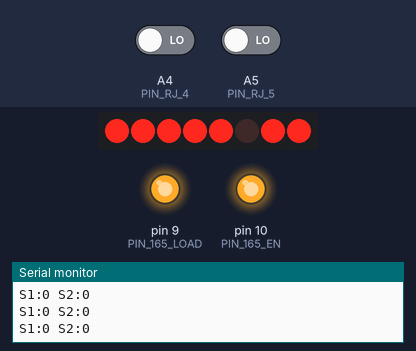
The sketch below on a simulated Arduino Uno, built with avr-gcc and run on an emulated ATmega328P. Shown: 8 shift-register outputs drawn as a row of LEDs (first output left, lit = HIGH), output pins drawn as LEDs (lit = HIGH), the last lines printed to the serial monitor. Wiring (inferred from the names in the program): shift register (74HC595): latch pin 8. Wiring (inferred from the signals the program sends): row of LEDs: on Q0, Q1, Q2, Q3, Q4, Q5, Q6, Q7. Inputs (shaded band) come from the test bench; at power-on: A4 (PIN_RJ_4) LOW, A5 (PIN_RJ_5) LOW. Pins used as bus, display or sensor lines are not drawn.

Above: at 1.2 s.
1.3 s: A4 (PIN_RJ_4) driven HIGH
At 1.9 s:
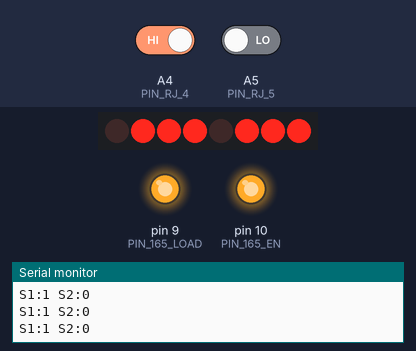
2.8 s: A5 (PIN_RJ_5) driven HIGH
At 3.3 s:
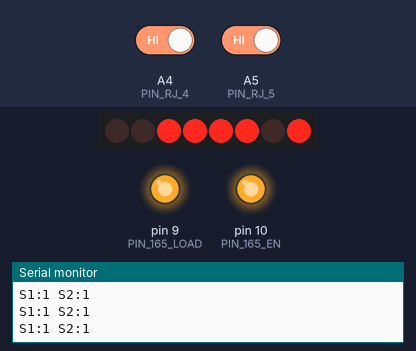
4.3 s: A4 (PIN_RJ_4) driven LOW
At 4.7 s:
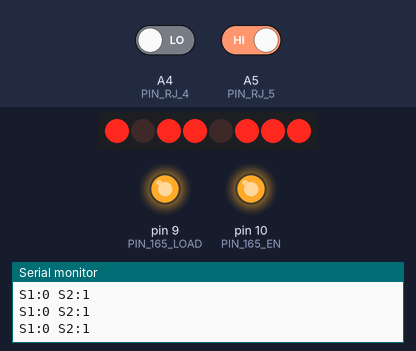
5.8 s: A5 (PIN_RJ_5) driven LOW
At 6.2 s:
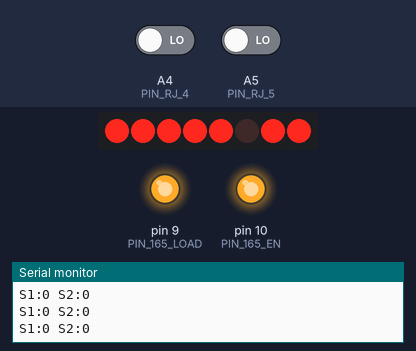
Timing chart, 0 to 8.3 s (numbered marks = the images above; inputs shaded):
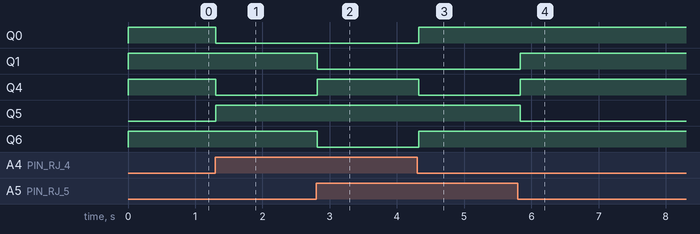

Measured:
- after the input at 1.3 s, Q0, Q4: HIGH → LOW at once; Q5: LOW → HIGH at once
- after the input at 2.8 s, Q1, Q6: HIGH → LOW at once; Q4: LOW → HIGH at once
- after the input at 4.3 s, Q0, Q6: LOW → HIGH at once; Q4: HIGH → LOW at once
- after the input at 5.8 s, Q1, Q4: LOW → HIGH at once; Q5: HIGH → LOW at once

The sketch:

Ardu8_Kirus_RJ12.ino
```cpp
/*
  Ardu8 — датчик Kirus через разъём RJ12 (XS9) одним кабелем.

  У всех датчиков Kirus есть разъём RJ12 X1 (6P6C):
    1 — не подключён, 2 — не подключён, 3 — 5V,
    4 — сигнал 1, 5 — сигнал 2, 6 — GND.
  На Ardu8 разъём RJ12 XS9 «I2C» разведён так:
    1 VCC, 2 DXL, 3 5V, 4 SDA (A4), 5 SCL (A5), 6 GND.
  Значит, через XS9 сигналы датчика приходят на A4 и A5:

    Датчик            контакт 4 → A4      контакт 5 → A5
    Kirus-uSW         —                   SIG (нажат = LOW)
    Kirus-Ultrasonic  TRIG                ECHO
    Kirus-Line        S1                  S2

  ВАЖНО:
    - Подключать ТОЛЬКО в XS9 (I2C). Во втором RJ12 (XS10) контакты 4/5 —
      это линии CAN, датчик там работать не будет.
    - A4/A5 — это шина I2C, на ней же IMU ICM-20948 и подтяжки 2,7 кОм к 5 В.
      Пока датчик в XS9, не используйте Wire/IMU и разъём XP5.
    - В XS9 можно подключить только один датчик.
    - Для нескольких датчиков сразу используйте 3-пиновые кабели
      (примеры Ardu8_Kirus_uSW / _Ultrasonic / _Line / _All).

  Выберите датчик строкой ниже и загрузите скетч.

  Перед запуском:
    - DIP5 = ON, DIP1 и DIP4 = OFF
    - Плата "Arduino Uno", верхний USB-C, монитор порта 115200

  Индикация: LED1/LED2 — сигналы на A4/A5 (для дальномера LED1..LED4 —
  шкала близости), RGB — как в отдельных примерах.
*/

#define SENSOR_USW        1
#define SENSOR_ULTRASONIC 2
#define SENSOR_LINE       3

#define SENSOR SENSOR_LINE      // <-- выберите подключённый датчик

#include <SPI.h>

const uint8_t PIN_RJ_4 = A4;    // контакт 4 RJ12
const uint8_t PIN_RJ_5 = A5;    // контакт 5 RJ12

// ---------- Светодиоды Ardu8 ----------
const uint8_t PIN_595_LATCH = 8;
const uint8_t PIN_165_LOAD  = 9;
const uint8_t PIN_165_EN    = 10;
const SPISettings spiCfg(1000000, MSBFIRST, SPI_MODE0);

const uint8_t LED1 = 0, LED2 = 1, LED3 = 2, LED4 = 3;
const uint8_t RGB_BLUE = 4, RGB_GREEN = 5, RGB_RED = 6;

uint8_t ledState = 0;

void ledsUpdate() {
  digitalWrite(PIN_165_EN, HIGH);
  SPI.beginTransaction(spiCfg);
  SPI.transfer((uint8_t)~ledState);
  SPI.endTransaction();
  digitalWrite(PIN_595_LATCH, HIGH);
  digitalWrite(PIN_595_LATCH, LOW);
}

void led(uint8_t bit, bool on) {
  if (on) ledState |= (1 << bit);
  else    ledState &= ~(1 << bit);
}

void rgb(bool r, bool g, bool b) {
  led(RGB_RED, r); led(RGB_GREEN, g); led(RGB_BLUE, b);
}

void boardInit() {
  pinMode(PIN_595_LATCH, OUTPUT);
  pinMode(PIN_165_LOAD, OUTPUT);
  pinMode(PIN_165_EN, OUTPUT);
  digitalWrite(PIN_595_LATCH, LOW);
  digitalWrite(PIN_165_LOAD, HIGH);
  digitalWrite(PIN_165_EN, HIGH);
  SPI.begin();
  ledsUpdate();
}

void setup() {
  boardInit();
  Serial.begin(115200);

#if SENSOR == SENSOR_USW
  pinMode(PIN_RJ_5, INPUT);
  Serial.println(F("RJ12: Kirus-uSW (A5)"));
#elif SENSOR == SENSOR_ULTRASONIC
  pinMode(PIN_RJ_4, OUTPUT);           // TRIG
  digitalWrite(PIN_RJ_4, LOW);
  pinMode(PIN_RJ_5, INPUT);            // ECHO
  Serial.println(F("RJ12: Kirus-Ultrasonic (TRIG A4, ECHO A5)"));
#elif SENSOR == SENSOR_LINE
  pinMode(PIN_RJ_4, INPUT);
  pinMode(PIN_RJ_5, INPUT);
  Serial.println(F("RJ12: Kirus-Line (S1 A4, S2 A5), 1 = чёрное"));
#else
  #error "Выберите SENSOR"
#endif
}

void loop() {
#if SENSOR == SENSOR_USW
  bool pressed = (digitalRead(PIN_RJ_5) == LOW);
  Serial.print(F("Pressed:")); Serial.println(pressed);
  led(LED1, pressed);
  rgb(pressed, !pressed, false);
  ledsUpdate();
  delay(50);

#elif SENSOR == SENSOR_ULTRASONIC
  digitalWrite(PIN_RJ_4, HIGH);
  delayMicroseconds(10);
  digitalWrite(PIN_RJ_4, LOW);
  uint16_t cm = pulseIn(PIN_RJ_5, HIGH, 25000UL) / 58;
  Serial.print(F("Distance_cm:")); Serial.println(cm);
  bool echo = cm > 0;
  led(LED1, echo && cm < 100);
  led(LED2, echo && cm < 50);
  led(LED3, echo && cm < 25);
  led(LED4, echo && cm < 10);
  if (!echo)        rgb(false, false, false);
  else if (cm < 15) rgb(true,  false, false);
  else if (cm < 40) rgb(false, false, true);
  else              rgb(false, true,  false);
  ledsUpdate();
  delay(60);

#elif SENSOR == SENSOR_LINE
  bool s1 = digitalRead(PIN_RJ_4) == HIGH;   // HIGH = чёрное
  bool s2 = digitalRead(PIN_RJ_5) == HIGH;
  Serial.print(F("S1:")); Serial.print(s1);
  Serial.print(F(" S2:")); Serial.println(s2);
  led(LED1, s1);
  led(LED2, s2);
  if (s1 && s2)      rgb(true,  false, false);
  else if (s1 || s2) rgb(false, false, true);
  else               rgb(false, true,  false);
  ledsUpdate();
  delay(50);
#endif
}
```
